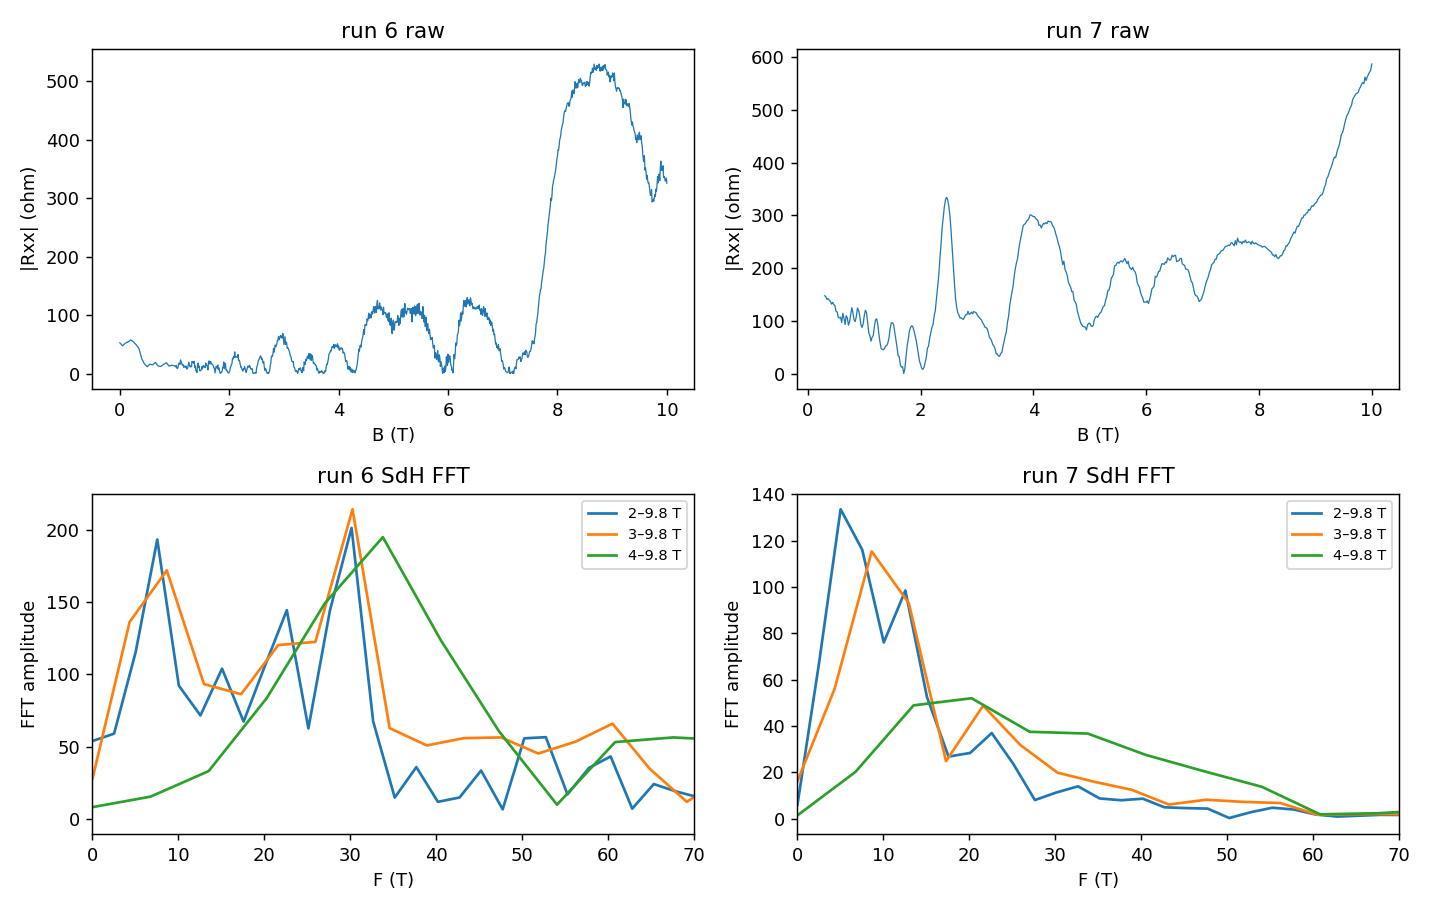

Source code (Python):
"""Read session SdH spot checks before choosing a Landau fan."""
import numpy as np
import matplotlib
matplotlib.use('Agg')
import matplotlib.pyplot as plt
from scipy.signal import find_peaks
from hera.analysis import open_run, resolve_channels, sdh_fft, sdh_onset

fig, axes = plt.subplots(2, 2, figsize=(11, 7))
for col, rid in enumerate((6, 7)):
    run = open_run(f'data/{rid}')
    ch = {c.cid: c for c in resolve_channels(run.meta)}
    B = run.col('magnet_field')
    I = run.col('sr0_X') / ch['sr0'].gain
    X = run.col('sr1_X') / ch['sr1'].gain
    R = abs(X / I)
    t = run.col('T_sample')
    itg, ibg = run.col('k_2400_tg_curr'), run.col('k_2400_bg_curr')
    print(f'run {rid}: {len(B)} pts, B {B[0]:.3f}->{B[-1]:.3f} T, '
          f'R {R.min():.1f}..{R.max():.1f} ohm, |X| max {abs(X).max()*1e6:.2f} uV '
          f'({abs(X).max()/50e-6:.1%} FS), I {I.min()*1e9:.2f}..{I.max()*1e9:.2f} nA, '
          f'T {t.min():.3f}..{t.max():.3f} K, '
          f'TG I {itg.min()*1e12:.0f}..{itg.max()*1e12:.0f} pA, '
          f'BG I {ibg.min()*1e12:.0f}..{ibg.max()*1e12:.0f} pA')
    p = np.argsort(B)
    B, R = B[p], R[p]
    axes[0, col].plot(B, R, lw=.7)
    axes[0, col].set(xlabel='B (T)', ylabel='|Rxx| (ohm)', title=f'run {rid} raw')
    for lo in (1.5, 2, 3):
        try:
            onset = sdh_onset(R, B, b_lo=lo, b_hi=9.8, r_full_scale=5000)
            print(f'  onset b_lo={lo}: {onset.summary()}')
            break
        except Exception as ex:
            print(f'  onset b_lo={lo}: {type(ex).__name__}: {ex}')
    for br in ((2, 9.8), (3, 9.8), (4, 9.8)):
        try:
            f, sp = sdh_fft(R[:, None], B, b_range=br, nfft=2048, bg_degree=4)
            spec = sp[0]
            pk, prop = find_peaks(spec, prominence=spec.max()*.06)
            pk = sorted(pk, key=lambda i: -spec[i])
            tones = [(round(f[i], 2), round(spec[i]/spec.max(), 2)) for i in pk if 2 < f[i] < 80][:8]
            print(f'  FFT {br}: tones F (T), rel={tones}; delta F={1/(1/br[0]-1/br[1]):.2f} T')
            axes[1, col].plot(f, spec, label=f'{br[0]}–{br[1]} T')
        except Exception as ex:
            print(f'  FFT {br}: {type(ex).__name__}: {ex}')
    axes[1, col].set(xlim=(0, 70), xlabel='F (T)', ylabel='FFT amplitude', title=f'run {rid} SdH FFT')
    axes[1, col].legend(fontsize=8)
fig.tight_layout()
fig.savefig('hera_scratch/spot_read.png', dpi=130)
